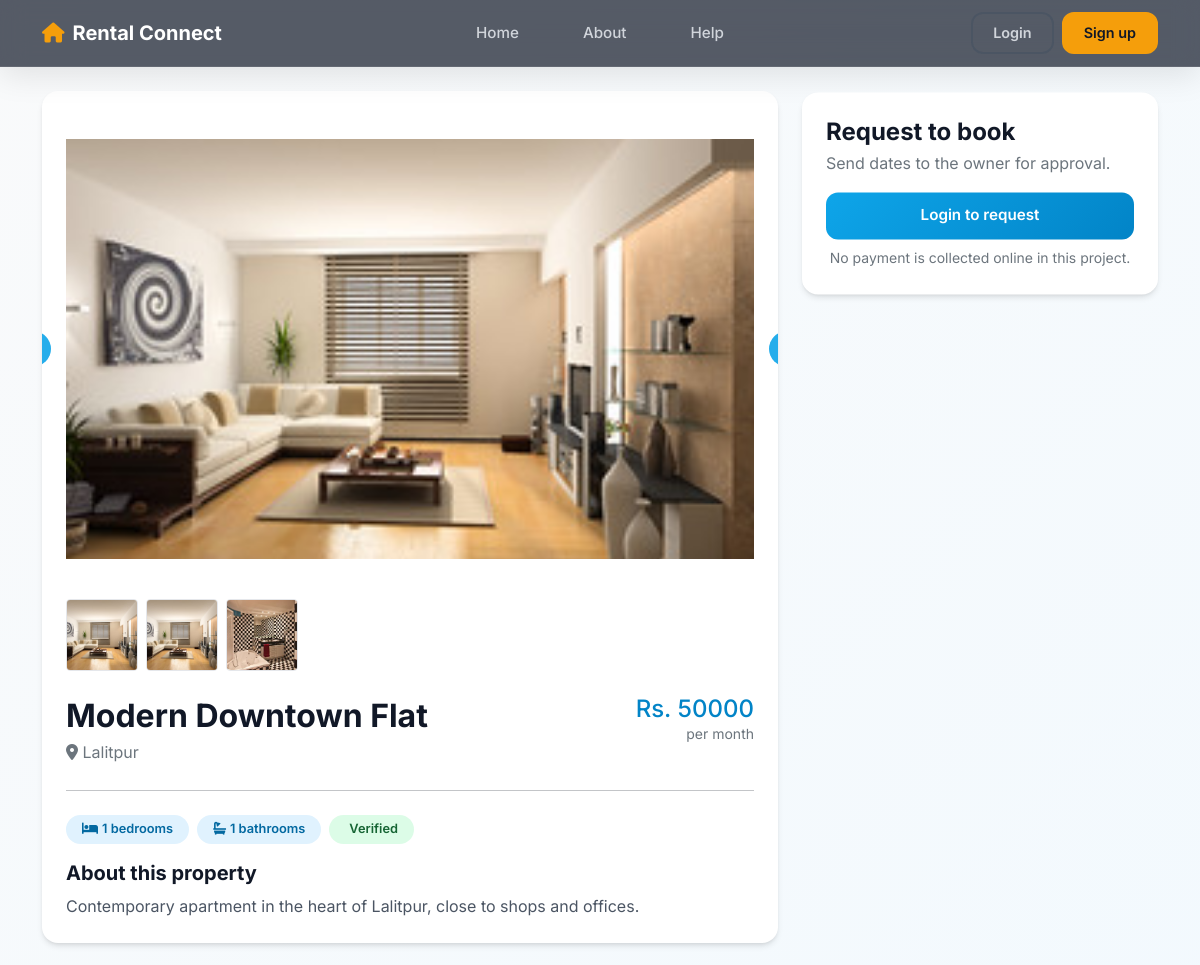
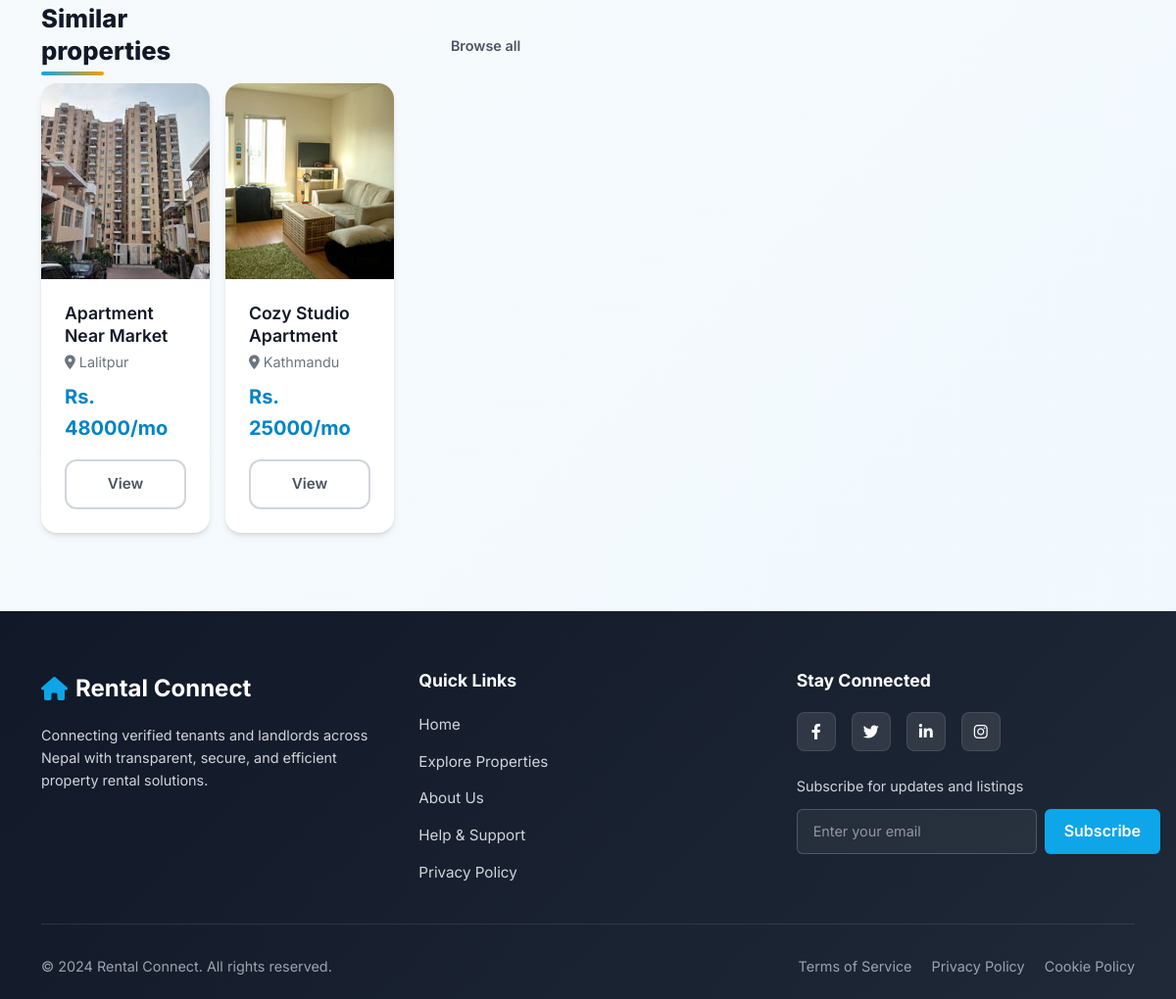
The page /listings/property/9/ on the database its author committed (2 pictures, top to bottom).
### listings/models.py (models this page shows, shortened)
class PropertyImage(models.Model):
    property = models.ForeignKey(Property, on_delete=models.CASCADE, related_name='images')
    image = models.ImageField(upload_to='property_images/')
    uploaded_at = models.DateTimeField(auto_now_add=True)
    class Meta:
        ordering = ['uploaded_at']

class Property(models.Model):
    landlord = models.ForeignKey(
        CustomUser,
        on_delete=models.CASCADE,
        related_name='properties'
    )
    title = models.CharField(max_length=100)
    description = models.TextField()
    city = models.CharField(max_length=50, db_index=True)  # Added index
    rent = models.DecimalField(max_digits=10, decimal_places=2, db_index=True)  # Added index
    bedrooms = models.PositiveIntegerField()
    bathrooms = models.PositiveIntegerField()
    address = models.TextField()
    latitude = models.FloatField(null=True, blank=True, help_text="Decimal degrees")
    longitude = models.FloatField(null=True, blank=True, help_text="Decimal degrees")
    image = models.ImageField(
        upload_to='property_images/',
        blank=True,
        null=True,
        help_text="Primary property image (upload at least one image)"
    )
    is_verified = models.BooleanField(default=False, db_index=True)  # Added index
    created_at = models.DateTimeField(auto_now_add=True)
    class Meta:
        ordering = ['-created_at']

### listings/views.py (the view, shortened to what this page needs)
# urls.py: path('property/<int:property_id>/', views.property_detail, name='property_detail'),
def property_detail(request, property_id):
    prop = get_object_or_404(
        Property,
        id=property_id,
        is_verified=True
    )
    recommendations = get_property_recommendations(prop, limit=4)
    active_booking = None
    messages = []
    can_cancel_active_booking = False
    can_finalize_active_booking = False
    return render(request, 'listings/property_detail.html', {
        'property': prop,
        'recommendations': recommendations,
        'active_booking': active_booking,
        'messages': messages,
        'today': timezone.now().date(),
        'can_cancel_active_booking': can_cancel_active_booking,
        'can_finalize_active_booking': can_finalize_active_booking,
        'has_early_exit': hasattr(active_booking, 'early_exit') if active_booking else False,
    })

### users/context_processors.py (called while the page is built, shortened)
def notifications(request):
    user = getattr(request, "user", None)
    if not user or not user.is_authenticated:
        return {
            "notifications_unread_count": 0,
            "notifications_latest": [],
        }

### templates/listings/property_detail.html (shortened to what this page needs)
{% extends "base.html" %}
{% block content %}
<div class="container my-4">
    <div class="row g-4">
        <div class="col-lg-8">
            <div class="card p-3 p-md-4">
                <div id="propertyCarousel" class="carousel slide mb-3" data-bs-ride="carousel">
                    <div class="carousel-inner rounded" style="overflow:hidden;">
                        {% if property.images.all %}
                            {% for prop_image in property.images.all %}
                                <div class="carousel-item {% if forloop.first %}active{% endif %}">
                                    <img src="{{ prop_image.image.url }}"
                                         class="d-block w-100"
                                         style="height:420px; object-fit:cover;"
                                         alt="{{ property.title }} image {{ forloop.counter }}">
                                </div>
                            {% endfor %}
                        {% else %}
                            <div class="carousel-item active">
                                <div class="d-block w-100" style="height:420px; background:var(--gray-100); display:flex; align-items:center; justify-content:center;">
                                    <span class="text-muted">No images available</span>
                                </div>
                            </div>
                        {% endif %}
                    </div>
                    {% if property.images.all|length > 1 %}
                        <button class="carousel-control-prev" type="button" data-bs-target="#propertyCarousel" data-bs-slide="prev">
                            <span class="carousel-control-prev-icon" aria-hidden="true"></span>
                        </button>
                        <button class="carousel-control-next" type="button" data-bs-target="#propertyCarousel" data-bs-slide="next">
                            <span class="carousel-control-next-icon" aria-hidden="true"></span>
                        </button>
                    {% endif %}
                </div>
                {% if property.images.all|length > 1 %}
                    <div class="d-flex gap-2 mb-4" style="overflow-x:auto;">
                        {% for prop_image in property.images.all %}
                            <button class="p-0 border-0 bg-transparent" type="button"
                                    data-bs-target="#propertyCarousel" data-bs-slide-to="{{ forloop.counter0 }}"
                                    aria-label="View image {{ forloop.counter }}">
                                <img src="{{ prop_image.image.url }}"
                                     class="rounded"
                                     style="height:72px; width:72px; object-fit:cover; border:1px solid var(--gray-200);"
                                     alt="">
                            </button>
                        {% endfor %}
                    </div>
                {% endif %}
                <div class="d-flex flex-column flex-md-row justify-content-between align-items-start gap-2">
                    <div>
                        <h2 class="mb-1">{{ property.title }}</h2>
                        <div class="text-muted">
                            <i class="fas fa-map-marker-alt"></i> {{ property.city }}
                        </div>
                    </div>
                    <div class="text-md-end">
                        <div class="h4 mb-0" style="color: var(--primary-600);">
                            Rs. {{ property.rent|floatformat:0 }}
                        </div>
                        <div class="text-muted small">per month</div>
                    </div>
                </div>
                <hr class="my-4">
                <div class="d-flex flex-wrap gap-2 mb-3">
                    <span class="badge badge-primary"><i class="fas fa-bed"></i> {{ property.bedrooms }} bedrooms</span>
                    <span class="badge badge-primary"><i class="fas fa-bath"></i> {{ property.bathrooms }} bathrooms</span>
                    {% if property.is_verified %}
                        <span class="badge badge-success"> Verified</span>
                    {% endif %}
                </div>
                <h5 class="mb-2">About this property</h5>
                <p class="mb-0">{{ property.description }}</p>
            </div>
            {% if recommendations %}
            <div class="mt-4">
                <div class="d-flex justify-content-between align-items-center mb-3">
                    <h3 class="section-title mb-0" style="font-size:1.6rem;">Similar properties</h3>
                    <a class="btn btn-outline-secondary btn-sm" href="{% url 'property_list' %}">Browse all</a>
                </div>
                <div class="row g-3">
                    {% for rec_property in recommendations %}
                    <div class="col-md-6 col-xl-3">
                        <div class="property-card">
                            <div class="card-media">
                                {% if rec_property.image %}
                                    <img src="{{ rec_property.image.url }}" alt="{{ rec_property.title }}">
                                {% else %}
                                    <div class="property-placeholder">
                                        <i class="fas fa-home"></i>
                                        <p>No image</p>
                                    </div>
                                {% endif %}
                            </div>
                            <div class="card-body">
                                <h5 class="mb-1">{{ rec_property.title|truncatechars:32 }}</h5>
                                <div class="text-muted text-truncate mb-2">
                                    <i class="fas fa-map-marker-alt"></i> {{ rec_property.city }}
                                </div>
                                <div class="price mb-3">Rs. {{ rec_property.rent|floatformat:0 }}/mo</div>
                                <a href="{% url 'property_detail' rec_property.id %}" class="btn btn-outline-secondary">
                                    View
                                </a>
                            </div>
                        </div>
                    </div>
                    {% endfor %}
                </div>
            </div>
            {% endif %}
        </div>
        <div class="col-lg-4">
            <div class="card p-3 p-md-4 sticky-top" style="top: 92px;">
                <h4 class="mb-1">Request to book</h4>
                <p class="text-muted mb-3">Send dates to the owner for approval.</p>
                {% if user.is_authenticated %}
                    {% if user.is_tenant %}
                        <a href="{% url 'request_booking' property.id %}" class="btn btn-primary w-100 mb-2">
                            <i class="fas fa-calendar"></i>
                            Request booking
                        </a>
                        <button class="btn btn-outline-secondary w-100 mb-2" type="button"
                                data-bs-toggle="modal" data-bs-target="#contactOwnerModal">
                            <i class="fas fa-comments"></i>
                            Message owner
                        </button>
                        <div class="alert alert-info mb-0">
                            Use messages to confirm dates, payment method, and handover timing.
                        </div>
                    {% elif user.is_landlord %}
                        <div class="alert alert-info text-center mb-0">
                            You own this property.
                        </div>
                    {% else %}
                        <div class="alert alert-secondary text-center mb-0">
                            Admin preview mode
                        </div>
                    {% endif %}
                {% else %}
                    <a href="{% url 'login' %}" class="btn btn-primary w-100">
                        Login to request
                    </a>
                    <p class="text-muted small text-center mt-2 mb-0">
                        No payment is collected online in this project.
                    </p>
                {% endif %}
            </div>
        </div>
    </div>
</div>
{% endblock %}

### static/css/base.css (style rules this page uses)
:root { --primary-50: #f0f9ff; --primary-100: #e0f2fe; --primary-500: #0ea5e9; --primary-600: #0284c7; --primary-700: #0369a1; --primary-900: #0c4a6e; --gray-50: #f9fafb; --gray-100: #f3f4f6; --gray-200: #e5e7eb; --gray-300: #d1d5db; --gray-400: #9ca3af; --gray-500: #6b7280; --gray-600: #4b5563; --gray-700: #374151; --gray-800: #1f2937; --gray-900: #111827; --accent-500: #f59e0b; --accent-600: #d97706; --success-500: #10b981; --error-500: #ef4444; --shadow-sm: 0 1px 2px 0 rgb(0 0 0 / 0.05); --shadow-md: 0 4px 6px -1px rgb(0 0 0 / 0.1), 0 2px 4px -2px rgb(0 0 0 / 0.1); --shadow-lg: 0 10px 15px -3px rgb(0 0 0 / 0.1), 0 4px 6px -4px rgb(0 0 0 / 0.1); --shadow-xl: 0 20px 25px -5px rgb(0 0 0 / 0.1), 0 8px 10px -6px rgb(0 0 0 / 0.1); --radius-sm: 0.375rem; --radius-md: 0.5rem; --radius-lg: 0.75rem; --radius-xl: 1rem; --radius-2xl: 1.5rem; --font-family: 'Inter', -apple-system, BlinkMacSystemFont, 'Segoe UI', Roboto, sans-serif; }
* { box-sizing: border-box; }
body { font-family: var(--font-family); background: linear-gradient(135deg, var(--gray-50) 0%, var(--primary-50) 100%); color: var(--gray-900); line-height: 1.6; -webkit-font-smoothing: antialiased; -moz-osx-font-smoothing: grayscale; }
.card { background: white; border-radius: var(--radius-xl); border: none; box-shadow: var(--shadow-md); transition: all 0.3s ease; overflow: hidden; }
.property-card { background: white; border-radius: var(--radius-xl); overflow: hidden; box-shadow: var(--shadow-md); transition: all 0.3s ease; height: 100%; display: flex; flex-direction: column; }
.property-card img { width: 100%; height: 200px; object-fit: cover; transition: transform 0.3s ease; }
.property-card .card-media { position: relative; }
.property-card .card-body { padding: 1.5rem; flex: 1; display: flex; flex-direction: column; }
.property-card h5 { font-size: 1.1rem; font-weight: 600; margin-bottom: 0.5rem; color: var(--gray-900); }
.property-card .text-muted { color: var(--gray-500); font-size: 0.9rem; margin-bottom: 0.75rem; }
.property-card .price { font-size: 1.25rem; font-weight: 700; color: var(--primary-600); margin-bottom: 1rem; }
.property-card .btn { margin-top: auto; width: 100%; padding: 0.75rem 1rem; border-radius: var(--radius-lg); font-weight: 600; }
.btn { border-radius: var(--radius-lg); padding: 0.75rem 1.5rem; font-weight: 600; font-size: 0.95rem; transition: all 0.2s ease; border: none; cursor: pointer; display: inline-flex; align-items: center; justify-content: center; gap: 0.5rem; text-decoration: none; }
.btn-primary { background: linear-gradient(135deg, var(--primary-500) 0%, var(--primary-600) 100%); color: white; }
.btn-outline-secondary { background: transparent; color: var(--gray-600); border: 2px solid var(--gray-300); }
.section-title { font-size: clamp(2rem, 4vw, 2.5rem); font-weight: 800; color: var(--gray-900); margin-bottom: 2rem; position: relative; }
.section-title::after { content: ''; position: absolute; bottom: -0.5rem; left: 0; width: 4rem; height: 4px; background: linear-gradient(90deg, var(--primary-500), var(--accent-500)); border-radius: 2px; }
h1, h2, h3, h4, h5, h6 { font-weight: 700; line-height: 1.3; color: var(--gray-900); }
p { color: var(--gray-600); line-height: 1.6; }
.badge { padding: 0.5rem 1rem; border-radius: var(--radius-xl); font-size: 0.8rem; font-weight: 600; display: inline-flex; align-items: center; gap: 0.25rem; }
.badge-primary { background: var(--primary-100); color: var(--primary-700); }
.badge-success { background: #dcfce7; color: #166534; }
.text-center { text-align: center; }
.mb-0 { margin-bottom: 0; }
.mb-1 { margin-bottom: 0.5rem; }
.mb-2 { margin-bottom: 1rem; }
.mb-3 { margin-bottom: 1.5rem; }
.mb-4 { margin-bottom: 2rem; }
.mt-2 { margin-top: 1rem; }
.mt-4 { margin-top: 2rem; }
.d-flex { display: flex; }
.align-items-center { align-items: center; }
.justify-content-between { justify-content: space-between; }
.gap-2 { gap: 1rem; }
.w-100 { width: 100%; }

### rows shown on the page
PropertyImage: image (picture)
PropertyImage: image (picture)
PropertyImage: image (picture)
Property: title "Modern Downtown Flat", city "Lalitpur", rent "50000", bedrooms "1", bathrooms "1", description "Contemporary apartment in the heart of Lalitpur, close to shops and offices."
Property: image (picture), title "Apartment Near Market", city "Lalitpur", rent "48000"
Property: image (picture), title "Cozy Studio Apartment", city "Kathmandu", rent "25000"
